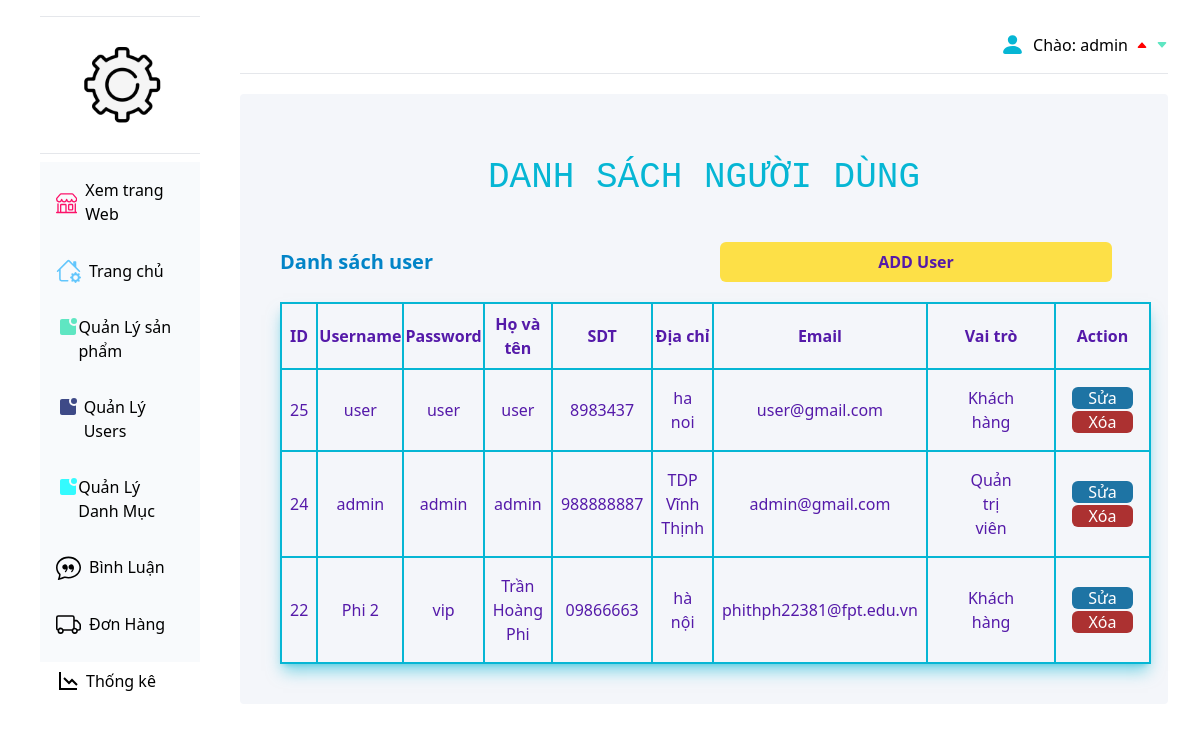
The page /admin/index.php?act=list-user (signed in) on the database as committed earlier.
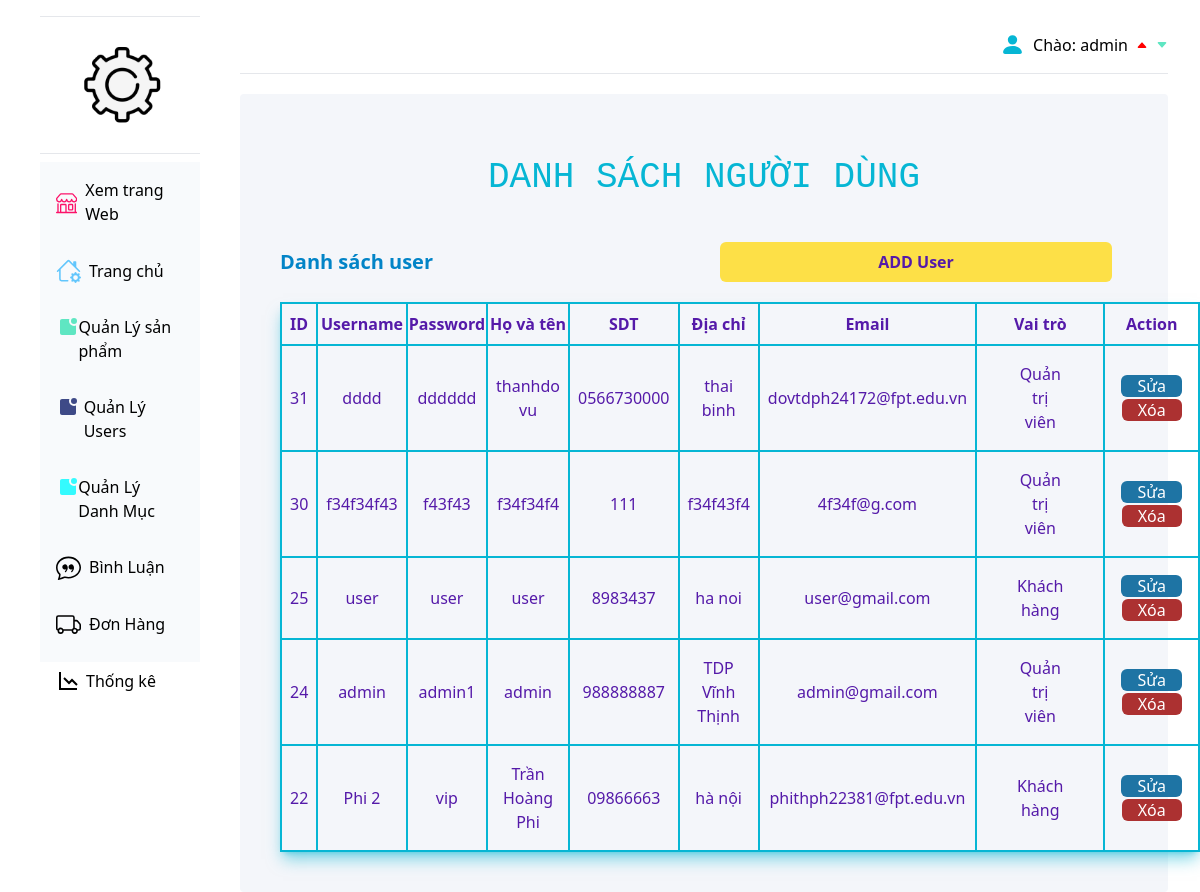
The same page on the database as committed later.
### tables this page shows
CREATE TABLE `user` (
  `id` int(11) NOT NULL,
  `chat_id` int(10) ,
  `chat_status` varchar(255) DEFAULT 'active',
  `user_name` varchar(255) DEFAULT NULL,
  `full_name` varchar(255) DEFAULT NULL,
  `email` varchar(255) DEFAULT NULL,
  `phone` varchar(12) DEFAULT NULL,
  `address` varchar(255) DEFAULT NULL,
  `role` int(11) DEFAULT NULL,
  `password` varchar(199) NOT NULL
);

### guest/pdo.php (called while the page is built, shortened)
<?php
function pdo_get_connection()
{
    $dburl = "mysql:host=localhost;dbname=duan1;charset=utf8";
    $username = 'root';
    $password = '';
    $conn = new PDO($dburl, $username, $password);
    $conn->setAttribute(PDO::ATTR_ERRMODE, PDO::ERRMODE_EXCEPTION);
    return $conn;
}
function pdo_query($sql)
{
    $sql_args = array_slice(func_get_args(), 1);
    try {
        $conn = pdo_get_connection();
        $stmt = $conn->prepare($sql);
        $stmt->execute($sql_args);
        $rows = $stmt->fetchAll();
        return $rows;
    } catch (PDOException $e) {
        throw $e;
    } finally {
        unset($conn);
    }
}

### guest/account.php (called while the page is built, shortened)
<?php
function loadall_taikhoan()
{
    $sql = "select * from user order by id desc";
    $listtaikhoan = pdo_query($sql);
    return $listtaikhoan;
}
require_once "pdo.php";

### admin/user/list-user.php (the view, shortened to what this page needs)
<div class="home mt-5 px-10  py-10 mr-8 bg-[#F4F6FA] h-auto rounded">
    <h1 class="text-center text-cyan-500 py-6  text-4xl " style="font-family: 'Courier New', Courier, monospace">DANH SÁCH NGƯỜI DÙNG</h1>
    <div class="ad-r mx-auto">
        <div class="justify-between mx-auto grid grid-cols-2 items-center">
            <h1 class="text-[20px] font-semibold text-sky-600 my-5">Danh sách user</h1>
            <a href="index.php?act=them_tai_khoan" class=" bg-yellow-300 text-center  py-2 px-2 rounded-md hover:bg-[#BAAACE] hover:text-white mx-4 font-semibold text-[#551AA9] my-5">ADD
                User</a>
        </div>
        <table class="table shadow-lg shadow-cyan-500/50 border-2 border-cyan-500 mx-auto">
            <tr class="border-2 border-cyan-500  text-[#551AA9] ">
                <th class="border-2 border-cyan-500   py-2">ID</th>
                <th class="border-2 border-cyan-500  py-2">Username</th>
                <th class="border-2 border-cyan-500  py-2">Password</th>
                <th class="border-2 border-cyan-500  py-2">Họ và tên</th>
                <th class="border-2 border-cyan-500  py-2">SDT</th>
                <th class="border-2 border-cyan-500  py-2">Địa chỉ</th>
                <th class="border-2 border-cyan-500  py-2">Email</th>
                <th class="border-2 border-cyan-500  py-2">Vai trò</th>
                <th class="border-2 border-cyan-500  py-2">
                    Action
                </th>
            </tr>
            <?php
            foreach ($users as $user) {
                extract($user);
                $sua_us = "index.php?act=sua_us&id=" . $id;
                $xoa_us = "index.php?act=xoa_us&id=" . $id;
                if ($role == 0) {
                    $role = 'Khách hàng';
                } else {
                    $role = 'Quản trị viên';
                }
            ?>
                <tr class="text-[#551AA9] ">
                    <td class="border-2 border-cyan-500 py-4 px-2 text-center">
                        <?= $id ?>
                    </td>
                    <td class="border-2 border-cyan-500 py-4 px-2 text-center">
                        <?= $user_name ?>
                    </td>
                    <td class="border-2 border-cyan-500 py-4 px-2 text-center">
                        <?= $password ?>
                    </td>
                    <td class="border-2 border-cyan-500 py-4 px-2 text-center">
                        <?= $full_name ?>
                    </td>
                    <td class="border-2 border-cyan-500 py-4 px-2 text-center">
                        <?= $phone ?>
                    </td>
                    <td class="border-2 border-cyan-500 py-4 px-2 text-center">
                        <?= $address ?>
                    </td>
                    <td class="border-2 border-cyan-500 py-4 px-2 text-center">
                        <?= $email ?>
                    </td>
                    <td class="border-2 border-cyan-500 py-4 px-10 text-center">
                        <?= $role ?>
                    </td>
                    <td class="border-2 border-cyan-500 py-4 px-2 text-center">
                        <a class=" px-4 bg-[#1E74A4] hover:bg-[#BAAACE] hover:text-white text-white rounded-md mx-2" href="<?= $sua_us ?>">Sửa</a>
                        <a onclick="return confirm('Bạn có muốn xóa không')" class="text-white hover:bg-[#BAAACE] hover:text-white bg-[#AC3131]  px-4 rounded-md mx-2" href="<?= $xoa_us ?>">Xóa</a>
                    </td>
                </tr>
            <?php
            }
            ?>
        </table>
    </div>
</div>
</div>
</div>
</body>
</html>

Rows that differ between the two databases and show on the page:
added user: id "31", user_name "dddd", password "dddddd", full_name "thanhdo vu", phone "0566730000", address "thai binh", email "dovtdph24172@fpt.edu.vn", role "Quản trị viên"
added user: id "30", user_name "f34f34f43", password "f43f43", full_name "f34f34f4", phone "111", address "f34f43f4", email "4f34f@g.com", role "Quản trị viên"
changed user "admin": password "admin" → "admin1"
